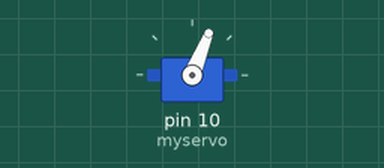
Simulated run of this sketch. Board: Arduino Uno, built with avr-gcc and run on an emulated ATmega328P. Shown: servo.

Above: at 0.05 s.
At 0.45 s:
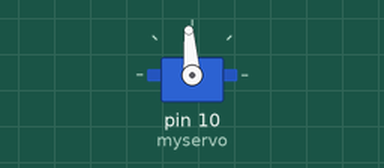
At 0.9 s:
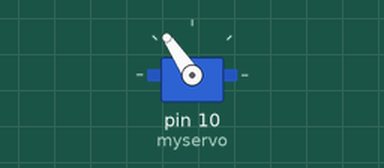
At 1.75 s:
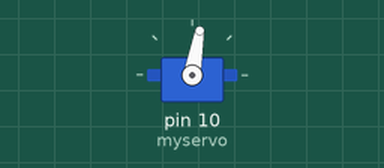
Timing chart, 0 to 9.1 s (numbered marks = the images above):
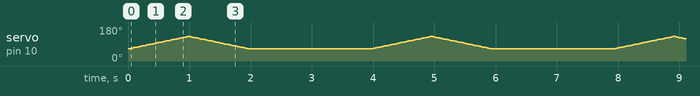

The sketch:

ctrlServo.ino
```cpp
#include <Servo.h>

Servo myservo;

int pos = 0;

void setup() {
  // put your setup code here, to run once:
  //pinMode(3, OUTPUT);
  myservo.attach( 10 );
  myservo.write(65);
}

void loop() {
  // put your main code here, to run repeatedly:
  //analogWrite( 3, 20 );
  for( pos=65; pos<130; pos++ ){
    myservo.write(pos);
    delay(15);
  }
  for( pos=130; pos>65; pos-- ){
    myservo.write(pos);
    delay(15);
  }
  myservo.write(65);
  delay(2000);
}
```
